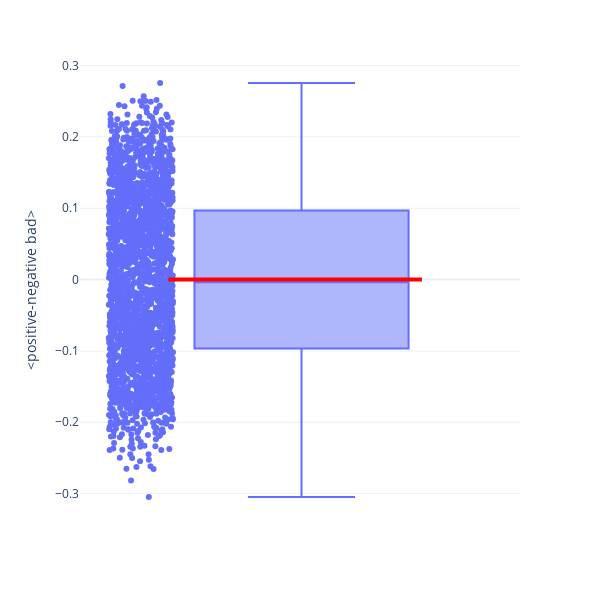

Write notebook code for a chart like this one.
### Code cell
fig_solo = bunka.visualize_bourdieu_one_dimension(
    left=["negative", "bad"],
    right=["positive"],
    width=600,
    height=600,
    explainer=False,
)

fig_solo.show()

### Figure 1 — Plotly figure (JSON) as saved in the notebook; plotly's stock layout.template omitted (floating-point values rounded to 4 significant figures; data arrays with more than 128 entries replaced by an {"elided": "..."} marker saying what was removed)
{"data": [{"alignmentgroup": "True", "boxpoints": "all", "customdata": {"elided": "2444x1 str values"}, "hovertemplate": "<positive-negative bad>=%{y}<br>content=%{customdata[0]}<extra></extra>", "legendgroup": "", "marker": {"color": "#636efa"}, "name": "", "notched": false, "offsetgroup": "", "orientation": "v", "showlegend": false, "type": "box", "x0": " ", "xaxis": "x", "y": {"elided": "2444 float values"}, "y0": " ", "yaxis": "y"}], "layout": {"boxmode": "group", "height": 600, "legend": {"tracegroupgap": 0}, "margin": {"t": 60}, "shapes": [{"line": {"color": "red", "width": 4}, "type": "line", "x0": -0.3047, "x1": 0.2756, "y0": 0, "y1": 0}], "width": 600, "xaxis": {"anchor": "y", "autorange": true, "domain": [0, 1], "range": [-0.5069, 0.5], "type": "category"}, "yaxis": {"anchor": "x", "autorange": true, "domain": [0, 1], "range": [-0.337, 0.3078], "title": {"text": "<positive-negative bad>"}, "type": "linear"}}}
